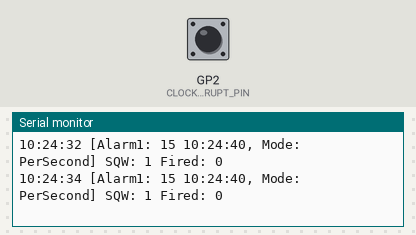
Bench run of a sketch on a simulated Raspberry Pi Pico. Parts: the last lines printed to the serial monitor. The inputs (shaded band) are chosen by the test bench; at power-on: GP2 (CLOCK_INTERRUPT_PIN) HIGH. The local clock reads 2024-03-15 10:24:30 at power-on unless the sketch sets it; the sensor or clock chip raises its interrupt line as the real part does.

Above: at 4.8 s.
4.9 s: GP2 (CLOCK_INTERRUPT_PIN) pulled LOW for 2.35 s
At 7.4 s:
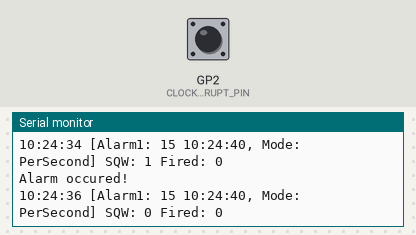
11.5 s: GP2 (CLOCK_INTERRUPT_PIN) pulled LOW for 2.35 s
At 11.9 s:
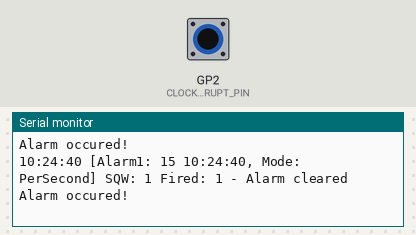
Timing chart, 0 to 14.5 s (numbered marks = the images above; inputs shaded):
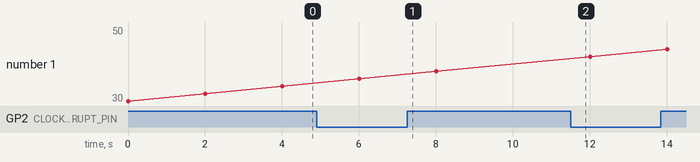

The sketch:

DS3231_RTC_alarm.ino
```cpp
/* Example implementation of an alarm using DS3231
 *
 * VCC and GND of RTC should be connected to some power source
 * SDA, SCL of RTC should be connected to SDA, SCL of arduino
 * SQW should be connected to CLOCK_INTERRUPT_PIN
 * CLOCK_INTERRUPT_PIN needs to work with interrupts
 */

#include <RTClib.h>
//#include <Wire.h>

RTC_DS3231 rtc;

// the pin that is connected to SQW
#define CLOCK_INTERRUPT_PIN 2

void setup() {
    Serial.begin(115200);
    while (!Serial);  // wait for serial port to connect. Needed for native USB port only
    Serial.println("---RTC DS3231 on Pico test---");
    /* Wire I2C bus 0 */
    Wire.setSDA(20);  //Wire I2C0 SDA GP0/GP4/GP8/GP12/GP16/GP20
    Wire.setSCL(21);  //Wire I2C0 SCL GP1/GP5/GP9/GP13/GP17/GP21
    //Wire.begin();
    /* Wire I2C bus 1 */
    //Wire1.setSDA(6);   //Wire1 I2C1 SDA GP2/GP6/GP10/GP14/GP18/GP26
    //Wire1.setSCL(7);   //Wire1 I2C1 SCL GP3/GP7/GP11/GP15/GP19/GP27
    //Wire1.begin();

    // initializing the rtc
    if(!rtc.begin()) {
        Serial.println("Couldn't find RTC!");
        Serial.flush();
        while (1) delay(10);
    }

    if(rtc.lostPower()) {
        // this will adjust to the date and time at compilation
        rtc.adjust(DateTime(F(__DATE__), F(__TIME__)));
    }

    //we don't need the 32K Pin, so disable it
    rtc.disable32K();

    // Making it so, that the alarm will trigger an interrupt
    pinMode(CLOCK_INTERRUPT_PIN, INPUT_PULLUP);
    attachInterrupt(digitalPinToInterrupt(CLOCK_INTERRUPT_PIN), onAlarm, FALLING);

    // set alarm 1, 2 flag to false (so alarm 1, 2 didn't happen so far)
    // if not done, this easily leads to problems, as both register aren't reset on reboot/recompile
    rtc.clearAlarm(1);
    rtc.clearAlarm(2);

    // stop oscillating signals at SQW Pin
    // otherwise setAlarm1 will fail
    rtc.writeSqwPinMode(DS3231_OFF);

    // turn off alarm 2 (in case it isn't off already)
    // again, this isn't done at reboot, so a previously set alarm could easily go overlooked
    rtc.disableAlarm(2);

    // schedule an alarm 10 seconds in the future
    if(!rtc.setAlarm1(
            rtc.now() + TimeSpan(10),
            DS3231_A1_Second // this mode triggers the alarm when the seconds match. See Doxygen for other options
    )) {
        Serial.println("Error, alarm wasn't set!");
    }else {
        Serial.println("Alarm will happen in 10 seconds!");
    }
}

void loop() {
    // print current time
    char date[10] = "hh:mm:ss";
    rtc.now().toString(date);
    Serial.print(date);

    // the stored alarm value + mode
    DateTime alarm1 = rtc.getAlarm1();
    Ds3231Alarm1Mode alarm1mode = rtc.getAlarm1Mode();
    char alarm1Date[12] = "DD hh:mm:ss";
    alarm1.toString(alarm1Date);
    Serial.print(" [Alarm1: ");
    Serial.print(alarm1Date);
    Serial.print(", Mode: ");
    switch (alarm1mode) {
      case DS3231_A1_PerSecond: Serial.print("PerSecond"); break;
      case DS3231_A1_Second: Serial.print("Second"); break;
      case DS3231_A1_Minute: Serial.print("Minute"); break;
      case DS3231_A1_Hour: Serial.print("Hour"); break;
      case DS3231_A1_Date: Serial.print("Date"); break;
      case DS3231_A1_Day: Serial.print("Day"); break;
    }

    // the value at SQW-Pin (because of pullup 1 means no alarm)
    Serial.print("] SQW: ");
    Serial.print(digitalRead(CLOCK_INTERRUPT_PIN));

    // whether a alarm fired
    Serial.print(" Fired: ");
    Serial.print(rtc.alarmFired(1));

    // Serial.print(" Alarm2: ");
    // Serial.println(rtc.alarmFired(2));
    // control register values (see https://datasheets.maximintegrated.com/en/ds/DS3231.pdf page 13)
    // Serial.print(" Control: 0b");
    // Serial.println(read_i2c_register(DS3231_ADDRESS, DS3231_CONTROL), BIN);

    // resetting SQW and alarm 1 flag
    // using setAlarm1, the next alarm could now be configurated
    if (rtc.alarmFired(1)) {
        rtc.clearAlarm(1);
        Serial.print(" - Alarm cleared");
    }
    Serial.println();

    delay(2000);
}

void onAlarm() {
    Serial.println("Alarm occured!");
}

/*static uint8_t read_i2c_register(uint8_t addr, uint8_t reg) {
    Wire.beginTransmission(addr);
    Wire.write((byte)reg);
    Wire.endTransmission();

    Wire.requestFrom(addr, (byte)1);
    return Wire.read();
}*/

/*
char daysOfTheWeek[7][12] = {"Sunday", "Monday", "Tuesday", "Wednesday", "Thursday", "Friday", "Saturday"};
void loop () {
    DateTime now = rtc.now();

    Serial.print(now.year(), DEC);
    Serial.print('/');
    Serial.print(now.month(), DEC);
    Serial.print('/');
    Serial.print(now.day(), DEC);
    Serial.print(" (");
    Serial.print(daysOfTheWeek[now.dayOfTheWeek()]);
    Serial.print(") ");
    Serial.print(now.hour(), DEC);
    Serial.print(':');
    Serial.print(now.minute(), DEC);
    Serial.print(':');
    Serial.print(now.second(), DEC);
    Serial.println();

    Serial.print(" since midnight 1/1/1970 = ");
    Serial.print(now.unixtime());
    Serial.print("s = ");
    Serial.print(now.unixtime() / 86400L);
    Serial.println("d");

    // calculate a date which is 7 days, 12 hours, 30 minutes, 6 seconds into the future
    DateTime future (now + TimeSpan(7,12,30,6));

    Serial.print(" now + 7d + 12h + 30m + 6s: ");
    Serial.print(future.year(), DEC);
    Serial.print('/');
    Serial.print(future.month(), DEC);
    Serial.print('/');
    Serial.print(future.day(), DEC);
    Serial.print(' ');
    Serial.print(future.hour(), DEC);
    Serial.print(':');
    Serial.print(future.minute(), DEC);
    Serial.print(':');
    Serial.print(future.second(), DEC);
    Serial.println();

    Serial.print("Temperature: ");
    Serial.print(rtc.getTemperature());
    Serial.println(" C");

    Serial.println();
    delay(3000);
}
*/
```

Measured:
- after the input at 4.9 s, the serial monitor: prints a new line after 1.1 s (image 1)
